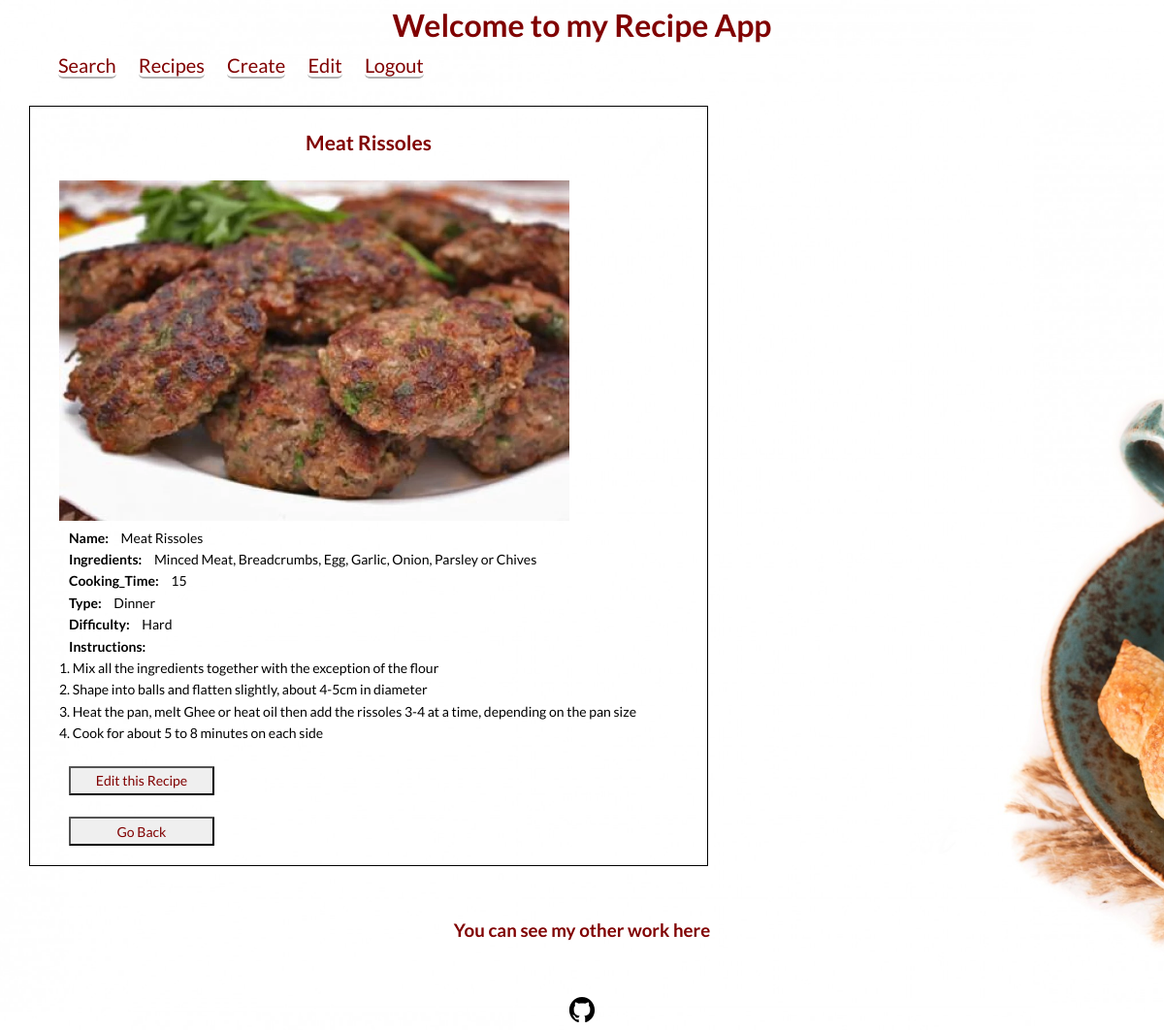
Before: /list/2 (signed in) with the older database file.
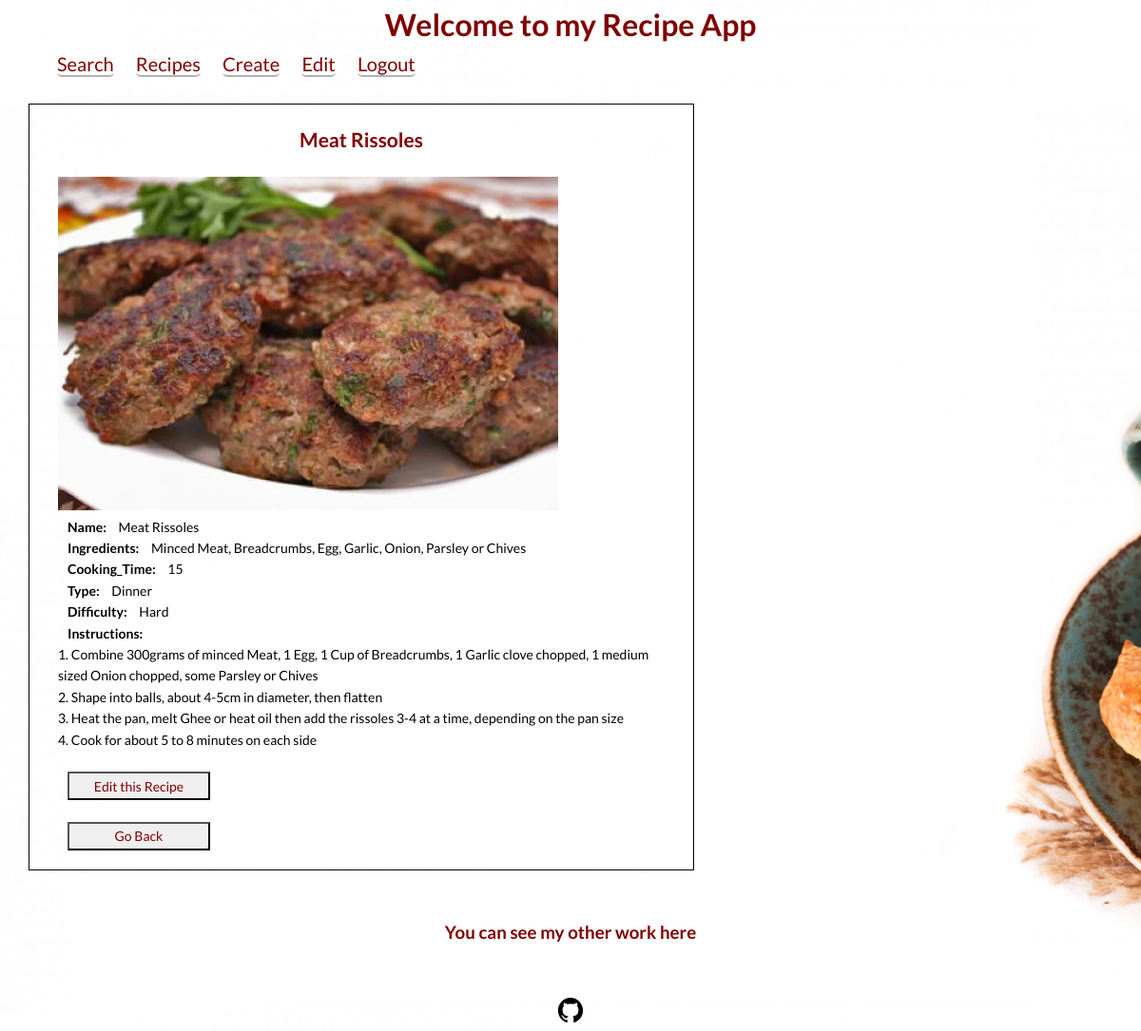
After: the same page with the newer database file.
### recipes/models.py (models this page shows, shortened)
class Recipe(models.Model):
    name = models.CharField(max_length=50)
    ingredients = models.CharField(max_length=255, help_text="You must use a comma to separate the ingredients.")
    cooking_time = models.PositiveIntegerField(help_text="In minutes")
    type = models.CharField(max_length=50, choices=TYPE_CHOICES)
    instructions = models.TextField()
    pic = models.ImageField(upload_to='recipes', default='no_picture.jpg')
    def calculate_difficulty(self):
      ingredients = self.ingredients.split(', ')
      if self.cooking_time < 10 and len(ingredients) < 5:
        difficulty = "Easy"
      elif self.cooking_time < 10 and len(ingredients) >= 5:
        difficulty = "Medium"
      elif self.cooking_time >= 10 and len(ingredients) < 5:
        difficulty = "Intermediate"
      elif self.cooking_time >= 10 and len(ingredients) >= 5:
        difficulty = "Hard"
      return difficulty

### recipes/views.py (the view)
# urls.py: path('list/<pk>', RecipeDetailView.as_view(), name='detail'),
class RecipeDetailView(LoginRequiredMixin, DetailView):
  model = Recipe
  template_name = 'recipes/detail.html'

### recipes/templates/recipes/detail.html (shortened to what this page needs)
{% load static %}
<!DOCTYPE html>
<html lang="en">
  <head>
    <link rel="stylesheet" type="text/css" href="{% static 'recipes/css/home.css' %}">
    <link rel="stylesheet" type="text/css" href="{% static 'recipes/css/detail.css' %}">
  </head>
    <body>
      <header class="page-header__item">
        <h1>Welcome to my Recipe App</h1>
        <nav>
          <div role="menubar" class="nav-list">
            <a href="{% url 'recipes:searches' %}" class="login__btn">Search</a>
            <a href="{% url 'recipes:list' %}" class="login__btn">Recipes</a>
            <a href="{% url 'recipes:create' %}" class="login__btn">Create</a>
            <a href="{% url 'recipes:edit_recipe' %}" class="login__btn">Edit</a>
            <a href="{% url 'logout' %}" class="logout__btn">Logout</a>
          </div>
        </nav>
      </header>
      <br>
      <div class="detail_modal">
        <h2>{{object.name}}</h2>
        <br>
        <img class="recipe_image" src="{{object.pic.url}}">
        <div>
        <b>Name: </b> {{object.name}}  <br>
        <b>Ingredients: </b> {{object.ingredients}} <br>
        <b>Cooking_Time: </b> {{object.cooking_time}} <br>
        <b>Type: </b> {{object.type}} <br>
        <b>Difficulty: </b> {{object.calculate_difficulty}}  <br>
        <b>Instructions: </b>
        <br> {{object.instructions|safe}}
        </div>
        <br>
        <a href="{% url 'recipes:edit_recipe' %}">
          <button class="back__btn">Edit this Recipe</button>
        </a>
        <br>
        <br>
        <div>
          <button class="back__btn" onclick="goBack()">Go Back</button>
        </div>
      </div>
    </body>
    <footer class="page-footer">
      <br>
      <br>
      <h3>You can see my other work here</h3>
        <br>
        <br>
        <div class="social-media">
          <a href="https://github.com/Andrew0T" class="social-media__icons" target="blank">
            <!DOCTYPE svg  PUBLIC '-//W3C//DTD SVG 1.1//EN'  'http://www.w3.org/Graphics/SVG/1.1/DTD/svg11.dtd'>
          </a>
        </div>
      </footer>
</html>

Changed rows visible on the page:
changed Recipe "Meat Rissoles": instructions "1. Mix all the ingredients together with the exception of the flour 2. Shape into balls and flatten slightly, about 4-5cm in diameter 3. Heat the pan,…" → "1. Combine 300grams of minced Meat, 1 Egg, 1 Cup of Breadcrumbs, 1 Garlic clove chopped, 1 medium sized Onion chopped, some Parsley or Chives 2. Shape into balls, about 4-5cm in diameter, then flatten 3. Heat the pan,…"
